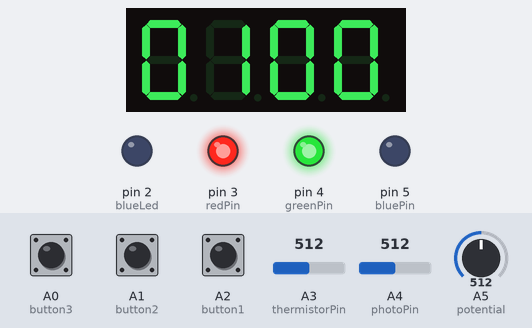
This sketch was run on a simulated Arduino Uno, built with avr-gcc and run on an emulated ATmega328P. Shown: 4-digit seven-segment display, output pins drawn as LEDs (lit = HIGH). The inputs (shaded band) are chosen by the test bench; at power-on: A1 (button2) HIGH, A3 (thermistorPin) = 512, A5 (potential) = 512, A0 (button3) HIGH, A2 (button1) HIGH, A4 (photoPin) = 512. What the sketch prints to the serial monitor is not drawn.

Above: at 1.2 s.
1.3 s: A1 (button2) pulled LOW for 0.15 s
At 1.88 s:
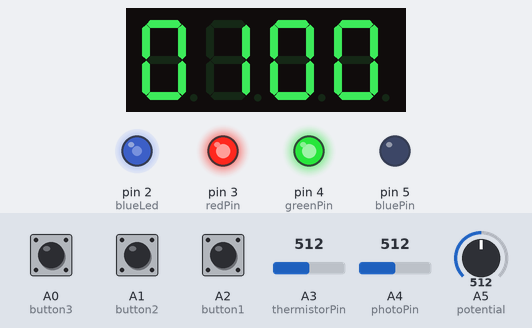
2.0 s: A3 (thermistorPin) set to 552
At 4.8 s:
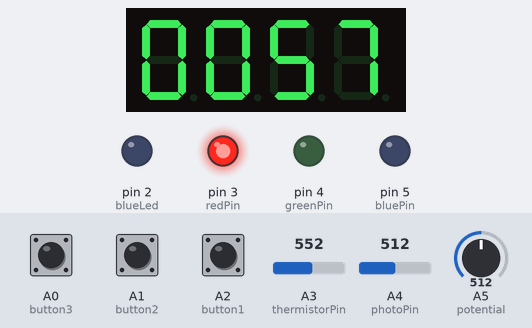
5.0 s: A3 (thermistorPin) set to 534
8.0 s: A3 (thermistorPin) set to 506
At 10.8 s:
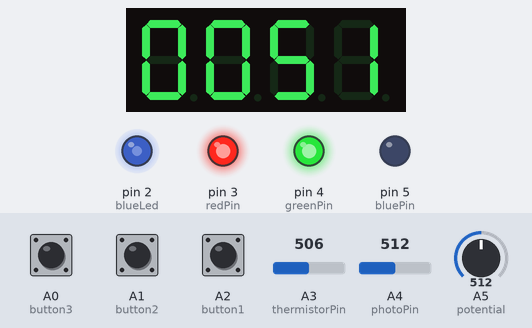
11.0 s: A5 (potential) set to 900
Timing chart, 0 to 13.8 s (numbered marks = the images above; inputs shaded):
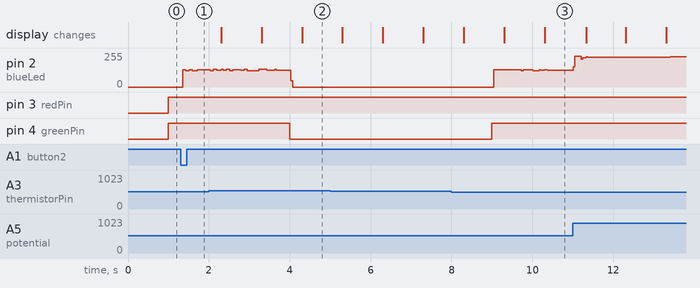

The sketch:

Week3BlueLight.ino
```cpp
#include <SevSegShift.h>
#include <math.h>
//button
const int button1 = A2;
const int button2 = A1;
const int button3 = A0;
//timer, resistance, light level, temp
const int buzzer = 6;

//led
const int blueLed = 2;
const int redPin = 3;
const int greenPin = 4;
const int bluePin = 5;

//other
const int photoPin = A4;
const int thermistorPin = A3;
const int potential = A5;
int photoValue = 0;
int thermistorValue = 0;
int potentiometerValue = 0;

//display
#define SHIFT_PIN_SHCP 9
#define SHIFT_PIN_STCP 8
#define SHIFT_PIN_DS 7

SevSegShift sevseg(
  SHIFT_PIN_DS,
  SHIFT_PIN_SHCP,
  SHIFT_PIN_STCP,
  1,
  true
);

int treatmentMinutes = 1;
unsigned long timeRemaining = 60;

bool timerRunning = false;
bool alarmOn = false;

unsigned long previousSecond = 0;
unsigned long previousSensor = 0;
unsigned long previousDisplay = 0;

int displayMode = 0;

int lastButton1 = HIGH;
int lastButton2 = HIGH;
int lastButton3 = HIGH;

unsigned long lastPress1 = 0;
unsigned long lastPress2 = 0;
unsigned long lastPress3 = 0;

int brightness = 0;
int brightnessPercent = 0;

const int windowSize = 5;

int lightReadings[5];
int tempReadings[5];

long lightSum = 0;
long tempSum = 0;

int lightIndex = 0;
int tempIndex = 0;

int filteredLight = 0;
int filteredTemp = 0;

//temp
const float resistorValue = 4700.0;
const float thermistorNominal = 10000.0;
const float betaValue = 3950.0;

//when RGB led shine
const float mediumTemperature = 42.0;
const float highTemperature = 45.0;
const int mediumLightIncrease = 100;
const int highLightIncrease = 250;

int startingLight = 0;
int warningLevel = 0;

const unsigned long pwmPeriod = 5000;
bool lastBlueState = false;

void setup() {

  Serial.begin(9600);
  pinMode(button1, INPUT_PULLUP);
  pinMode(button2, INPUT_PULLUP);
  pinMode(button3, INPUT_PULLUP);
  pinMode(buzzer, OUTPUT);
  pinMode(blueLed, OUTPUT);
  pinMode(redPin, OUTPUT);
  pinMode(greenPin, OUTPUT);
  pinMode(bluePin, OUTPUT);
  digitalWrite(blueLed, LOW);
  digitalWrite(redPin, LOW);
  digitalWrite(greenPin, LOW);
  digitalWrite(bluePin, LOW);
  noTone(buzzer);
  byte numDigits = 4;

  byte digitPins[] = {13, 12, 11, 10};
  byte segmentPins[] = {0, 1, 2, 3, 4, 5, 6, 7};
  bool resistorsOnSegments = false;
  byte hardwareConfig = COMMON_CATHODE;
  bool updateWithDelays = false;
  bool leadingZeros = true;
  bool disableDecPoint = false;
  sevseg.begin(
    hardwareConfig,
    numDigits,
    digitPins,
    segmentPins,
    resistorsOnSegments,
    updateWithDelays,
    leadingZeros,
    disableDecPoint
  );

  sevseg.setBrightness(50);

  photoValue = analogRead(photoPin);
  thermistorValue = analogRead(thermistorPin);

  startingLight = photoValue;

  for (int i = 0; i < windowSize; i++) {
    lightReadings[i] = photoValue;
    tempReadings[i] = thermistorValue;

    lightSum += photoValue;
    tempSum += thermistorValue;
  }

  filteredLight = photoValue;
  filteredTemp = thermistorValue;

  previousSecond = millis();
  previousSensor = millis();

  sevseg.setNumber(100);

  Serial.println("Phototherapy System Ready");
}

void loop() {
  sevseg.refreshDisplay();
  checkButtons();
  controlBrightness();
  updateTimer();
  updateBlueLED();
  updateBuzzer();

  if (millis() - previousSensor >= 1000) {
    previousSensor += 1000;
    readSensors();
    filterSensors();
    checkWarnings();
    updateWarningLED();
  }
  if (millis() - previousDisplay >= 100) {
    previousDisplay = millis();
    updateDisplay();
  }
}

void readSensors() {
  photoValue = analogRead(photoPin);
  thermistorValue = analogRead(thermistorPin);
}

void filterSensors() {
  lightSum -= lightReadings[lightIndex];

  lightReadings[lightIndex] = photoValue;
  lightSum += photoValue;
  filteredLight = lightSum / windowSize;
  lightIndex++;

  if (lightIndex >= windowSize) {
    lightIndex = 0;
  }
  tempSum -= tempReadings[tempIndex];
  tempReadings[tempIndex] = thermistorValue;
  tempSum += thermistorValue;
  filteredTemp = tempSum / windowSize;
  tempIndex++;

  if (tempIndex >= windowSize) {
    tempIndex = 0;
  }
}

float getTemperature() {
  if (filteredTemp <= 0 || filteredTemp >= 1023) {
    return NAN;
  }
  float resistance = resistorValue *(1023.0 / filteredTemp - 1.0);
  float temperature = log(resistance / thermistorNominal);
  temperature = temperature / betaValue;
  temperature += 1.0 / 298.15;
  temperature = 1.0 / temperature;
  temperature -= 273.15;
  return temperature;
}

void controlBrightness() {
  potentiometerValue = analogRead(potential);
  brightness = map(potentiometerValue, 0, 1023,0, 255);
  brightnessPercent = map(potentiometerValue,0, 1023,0, 100);
}

void updateBlueLED() {
  if (!timerRunning || warningLevel == 2) {
    digitalWrite(blueLed, LOW);
    lastBlueState = false;
    return;
  }
  unsigned long position = micros() % pwmPeriod;
  unsigned long onTime = (unsigned long)brightness * pwmPeriod / 255;
  bool ledState = (position < onTime);

  if (ledState != lastBlueState) {
    digitalWrite(blueLed, ledState ? HIGH : LOW);
    lastBlueState = ledState;
  }
}

void checkWarnings() {
  float temperature = getTemperature();
  warningLevel = 0;

  if (isnan(temperature)) {
    warningLevel = 2;
    return;
  }
  if (temperature >= mediumTemperature) {
    warningLevel = 1;
  }
  if (temperature >= highTemperature) {
    warningLevel = 2;
  }
  if (filteredLight >= startingLight + mediumLightIncrease) {
    if (warningLevel < 1) {
      warningLevel = 1;
    }
  }
  if (filteredLight >= startingLight + highLightIncrease) {
    warningLevel = 2;
  }
}

void updateWarningLED() {
  if (warningLevel == 0) {
    digitalWrite(redPin, LOW);
    digitalWrite(greenPin, LOW);
    digitalWrite(bluePin, LOW);
  }
  else if (warningLevel == 1) {
    digitalWrite(redPin, HIGH);
    digitalWrite(greenPin, HIGH);
    digitalWrite(bluePin, LOW);
  }
  else {
    digitalWrite(redPin, HIGH);
    digitalWrite(greenPin, LOW);
    digitalWrite(bluePin, LOW);
  }
}

void checkButtons() {
  int state1 = digitalRead(button1);
  int state2 = digitalRead(button2);
  int state3 = digitalRead(button3);
  unsigned long now = millis();

  if (state1 == LOW && lastButton1 == HIGH && now - lastPress1 >= 200) {
    lastPress1 = now;
    if (!timerRunning && !alarmOn) {
      treatmentMinutes++;
      if (treatmentMinutes > 60) {
        treatmentMinutes = 1;
      }
      timeRemaining =(unsigned long)treatmentMinutes * 60;
    }
  }

  if (state2 == LOW && lastButton2 == HIGH && now - lastPress2 >= 200) {
    lastPress2 = now;
    if (timerRunning || alarmOn) {
      resetTimer();
    }
    else {
      timerRunning = true;
      previousSecond = now;
      timeRemaining =(unsigned long)treatmentMinutes * 60;
    }
  }
  if (state3 == LOW && lastButton3 == HIGH && now - lastPress3 >= 200) {
    lastPress3 = now;
    displayMode++;
    if (displayMode > 3) {
      displayMode = 0;
    }
  }
  lastButton1 = state1;
  lastButton2 = state2;
  lastButton3 = state3;
}

void updateTimer() {

  if (timerRunning) {
    unsigned long now = millis();
    if (now - previousSecond >= 1000) {
      unsigned long elapsed = (now - previousSecond) / 1000;
      previousSecond += elapsed * 1000;
      if (elapsed >= timeRemaining) {
        timeRemaining = 0;
      }
      else {
        timeRemaining -= elapsed;
      }

      if (timeRemaining == 0) {
        timerRunning = false;
        alarmOn = true;
      }
    }
  }
}

void resetTimer() {
  timerRunning = false;
  alarmOn = false;
  timeRemaining =(unsigned long)treatmentMinutes * 60;
  noTone(buzzer);
}

void updateBuzzer() {
  static bool buzzerPlaying = false;
  if (alarmOn && !buzzerPlaying) {
    tone(buzzer, 1000);
    buzzerPlaying = true;
  }
  if (!alarmOn && buzzerPlaying) {
    noTone(buzzer);
    buzzerPlaying = false;
  }
}

void updateDisplay() {
  if (displayMode == 0) {
    int minutes = timeRemaining / 60;
    int seconds = timeRemaining % 60;
    int displayTime = minutes * 100 + seconds;
    sevseg.setNumber(displayTime);
  }
  else if (displayMode == 1) {
    sevseg.setNumber(brightnessPercent);
  }
  else if (displayMode == 2) {
    sevseg.setNumber(filteredLight);
  }
  else if (displayMode == 3) {
    float temperature = getTemperature();
    if (isnan(temperature)) {
      sevseg.setChars("Err ");
    }
    else {
      int displayTemp = round(temperature * 10);
      sevseg.setNumber(displayTemp, 1);
    }
  }
}
```

Measured:
- the behaviour switches between 545 and 546 on A3 (thermistorPin) (found by bisection; images 1 and 2)
- the behaviour switches between 519 and 518 on A3 (thermistorPin) (found by bisection; images 2 and 3)
- after the input at 2.0 s, pin 4 (greenPin): HIGH → LOW after 2.0 s
- after the input at 8.0 s, pin 4 (greenPin): LOW → HIGH after 1.0 s
